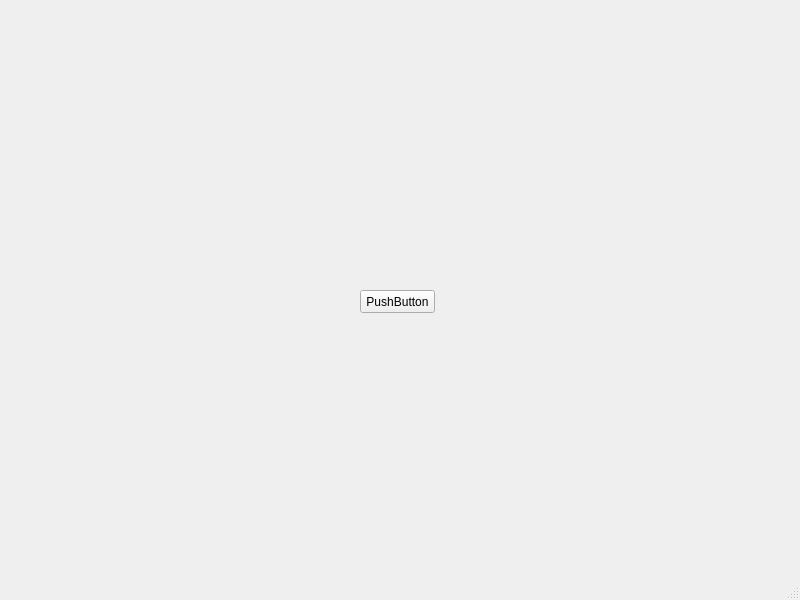
<?xml version="1.0" encoding="UTF-8"?>
<ui version="4.0">
 <class>MainWindow</class>
 <widget class="QMainWindow" name="MainWindow">
  <property name="geometry">
   <rect>
    <x>0</x>
    <y>0</y>
    <width>800</width>
    <height>600</height>
   </rect>
  </property>
  <property name="windowTitle">
   <string>MainWindow</string>
  </property>
  <widget class="QWidget" name="centralwidget">
   <widget class="QPushButton" name="pushButton">
    <property name="geometry">
     <rect>
      <x>360</x>
      <y>290</y>
      <width>75</width>
      <height>23</height>
     </rect>
    </property>
    <property name="text">
     <string>PushButton</string>
    </property>
   </widget>
  </widget>
  <widget class="QMenuBar" name="menubar">
   <property name="geometry">
    <rect>
     <x>0</x>
     <y>0</y>
     <width>800</width>
     <height>21</height>
    </rect>
   </property>
  </widget>
  <widget class="QStatusBar" name="statusbar"/>
 </widget>
 <resources/>
 <connections/>
</ui>
